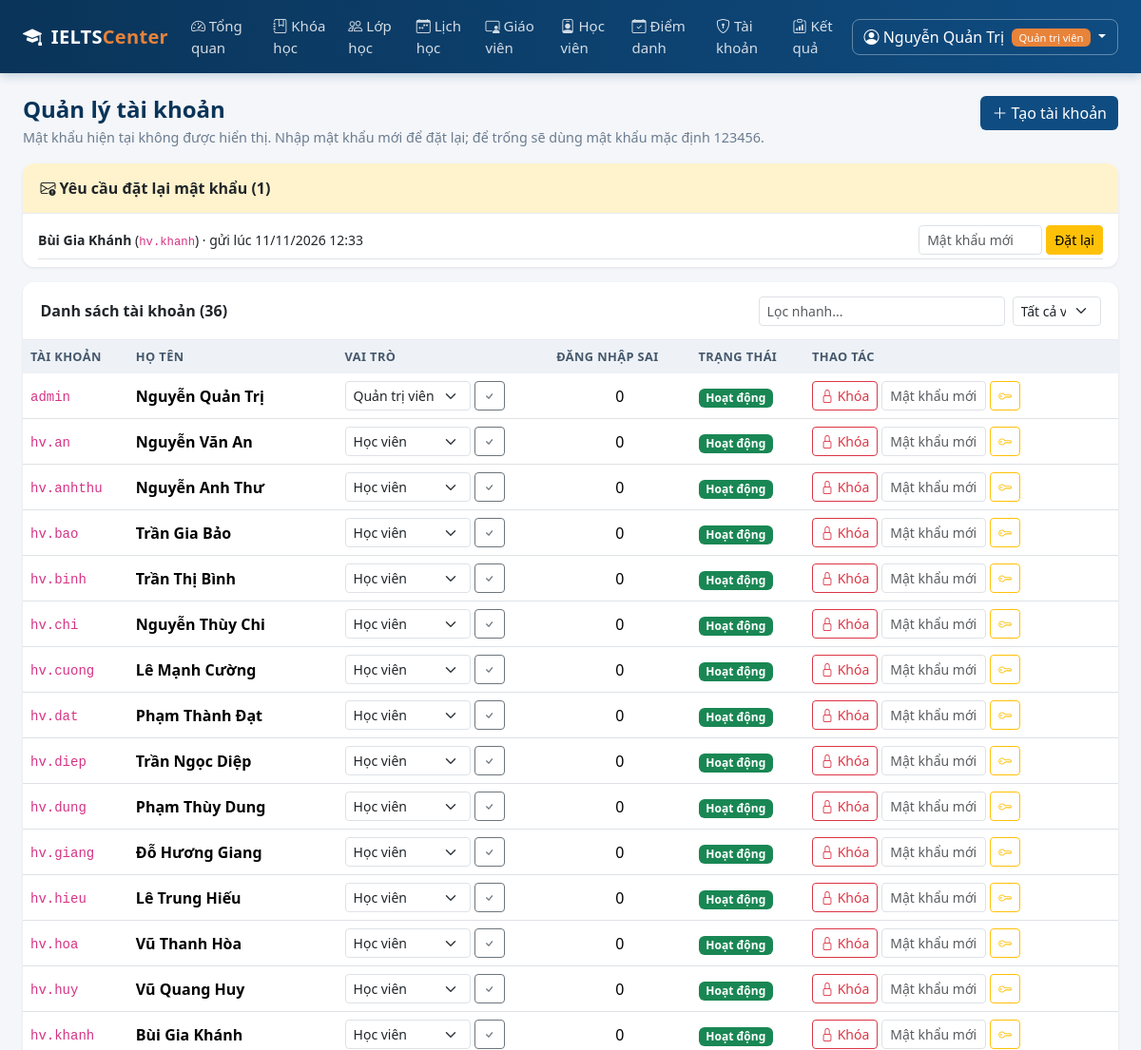
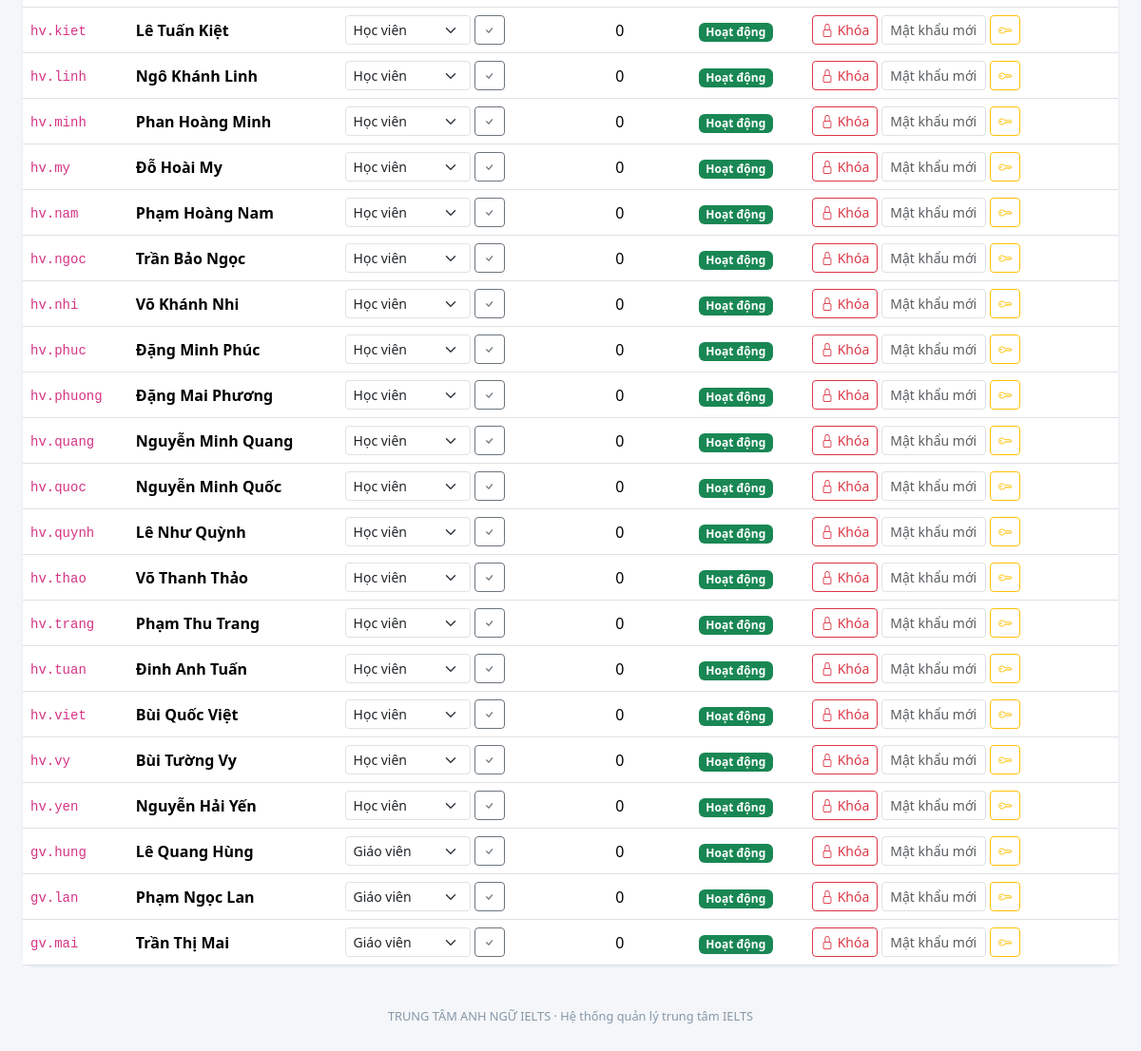
The page /quan-tri/tai-khoan (signed in) on the database its author committed (2 pictures, top to bottom).
### models.py (models this page shows, shortened)
class User(UserMixin, db.Model):
    __tablename__ = "users"
    id = db.Column(db.Integer, primary_key=True)
    username = db.Column(db.String(50), unique=True, nullable=False, index=True)
    password_hash = db.Column(db.String(255), nullable=False)
    role = db.Column(db.String(20), nullable=False, default=ROLE_STUDENT)
    full_name = db.Column(db.String(120), nullable=False)
    email = db.Column(db.String(120))
    phone = db.Column(db.String(20))
    is_locked = db.Column(db.Boolean, default=False, nullable=False)
    failed_logins = db.Column(db.Integer, default=0, nullable=False)
    created_at = db.Column(db.DateTime, default=datetime.now)
    teacher = db.relationship(
        "TeacherProfile", back_populates="user", uselist=False, cascade="all, delete-orphan"
    )
    student = db.relationship(
        "StudentProfile", back_populates="user", uselist=False, cascade="all, delete-orphan"
    )
    @property
    def role_label(self):
        return ROLE_LABELS.get(self.role, self.role)
    @property
    def is_admin(self):
        return self.role == ROLE_ADMIN

class PasswordResetRequest(db.Model):
    __tablename__ = "password_reset_requests"
    id = db.Column(db.Integer, primary_key=True)
    user_id = db.Column(db.Integer, db.ForeignKey("users.id"), nullable=False)
    created_at = db.Column(db.DateTime, default=datetime.now)
    handled = db.Column(db.Boolean, default=False, nullable=False)
    user = db.relationship("User")

### blueprints/admin.py (the view)
@admin_bp.route("/tai-khoan")
def accounts():
    role = request.args.get("role", "")
    query = User.query
    if role:
        query = query.filter_by(role=role)
    resets = (
        PasswordResetRequest.query.filter_by(handled=False)
        .order_by(PasswordResetRequest.created_at.desc())
        .all()
    )
    return render_template(
        "admin/accounts.html",
        users=query.order_by(User.role, User.username).all(),
        role=role,
        role_labels=ROLE_LABELS,
        resets=resets,
    )

### blueprints/admin.py (called while the page is built)
@admin_bp.before_request
@admin_required
def _guard():
    return None

### models.py (called while the page is built)
@login_manager.user_loader
def load_user(user_id):
    return db.session.get(User, int(user_id))

### utils.py (called while the page is built)
def role_required(*roles):
    def decorator(view):
        @wraps(view)
        def wrapper(*args, **kwargs):
            if not current_user.is_authenticated:
                flash("Vui lòng đăng nhập để tiếp tục.", "warning")
                return redirect(url_for("auth.login"))
            if current_user.role not in roles:
                abort(403)
            return view(*args, **kwargs)
        return wrapper
    return decorator

### templates/admin/accounts.html (shortened to what this page needs)
{% extends "base.html" %}
{% block content %}
<div class="d-flex justify-content-between align-items-start mb-3 flex-wrap gap-2">
  <div>
    <h4 class="page-title">Quản lý tài khoản</h4>
    <p class="page-sub mb-0">Mật khẩu hiện tại không được hiển thị. Nhập mật khẩu mới để đặt lại; để trống sẽ dùng mật khẩu mặc định 123456.</p>
  </div>
  <a href="{{ url_for('admin.account_form') }}" class="btn btn-primary" style="background:var(--brand);border:none">
    <i class="bi bi-plus-lg"></i> Tạo tài khoản
  </a>
</div>
{% if resets %}
<div class="card mb-3 border-warning">
  <div class="card-header bg-warning-subtle"><i class="bi bi-envelope-exclamation"></i> Yêu cầu đặt lại mật khẩu ({{ resets|length }})</div>
  <div class="card-body py-2">
    {% for r in resets %}
      <div class="d-flex justify-content-between align-items-center py-1 border-bottom">
        <span class="small">
          <strong>{{ r.user.full_name }}</strong> (<code>{{ r.user.username }}</code>) ·
          gửi lúc {{ r.created_at | datetime_vn }}
        </span>
        <form method="post" action="{{ url_for('admin.account_reset_password', user_id=r.user_id) }}" class="d-flex gap-1"
              data-confirm="Đặt lại mật khẩu cho {{ r.user.username }}?">
          <input name="new_password" class="form-control form-control-sm" placeholder="Mật khẩu mới"
                 title="Để trống sẽ đặt mật khẩu mặc định 123456" style="width:130px">
          <button class="btn btn-sm btn-warning">Đặt lại</button>
        </form>
      </div>
    {% endfor %}
  </div>
</div>
{% endif %}
<div class="card">
  <div class="card-header d-flex justify-content-between align-items-center flex-wrap gap-2">
    <span>Danh sách tài khoản ({{ users|length }})</span>
    <div class="d-flex gap-2">
      <input class="form-control form-control-sm" placeholder="Lọc nhanh..." data-filter-target="#account-table">
      <form method="get">
        <select name="role" class="form-select form-select-sm" onchange="this.form.submit()">
          <option value="">Tất cả vai trò</option>
        </select>
      </form>
    </div>
  </div>
  <div class="table-responsive">
    <table class="table table-hover mb-0" id="account-table">
      <thead>
        <tr><th>Tài khoản</th><th>Họ tên</th><th>Vai trò</th><th>Đăng nhập sai</th>
            <th>Trạng thái</th><th style="width:330px">Thao tác</th></tr>
      </thead>
      <tbody>
      {% for u in users %}
        <tr>
          <td><code>{{ u.username }}</code></td>
          <td class="fw-semibold">{{ u.full_name }}</td>
          <td>
            <form method="post" action="{{ url_for('admin.account_role', user_id=u.id) }}" class="d-flex gap-1">
              <select name="role" class="form-select form-select-sm" style="width:auto">
                {% for key, label in role_labels.items() %}
                  <option value="{{ key }}" {% if u.role == key %}selected{% endif %}>{{ label }}</option>
                {% endfor %}
              </select>
              <button class="btn btn-sm btn-outline-secondary" title="Đổi vai trò"><i class="bi bi-check"></i></button>
            </form>
          </td>
          <td class="text-center">{{ u.failed_logins }}</td>
          <td>
            {% if u.is_locked %}<span class="badge bg-danger">Đang khóa</span>
            {% else %}<span class="badge bg-success">Hoạt động</span>{% endif %}
          </td>
          <td>
            <div class="d-flex gap-1">
              <form method="post" action="{{ url_for('admin.account_lock', user_id=u.id) }}"
                    data-confirm="{{ 'Mở khóa' if u.is_locked else 'Khóa' }} tài khoản {{ u.username }}?">
                <button class="btn btn-sm btn-outline-{{ 'success' if u.is_locked else 'danger' }}">
                  <i class="bi bi-{{ 'unlock' if u.is_locked else 'lock' }}"></i>
                  {{ 'Mở khóa' if u.is_locked else 'Khóa' }}
                </button>
              </form>
              <form method="post" action="{{ url_for('admin.account_reset_password', user_id=u.id) }}" class="d-flex gap-1"
                    data-confirm="Đặt lại mật khẩu cho {{ u.username }}?">
                <input name="new_password" class="form-control form-control-sm" placeholder="Mật khẩu mới"
                       title="Để trống sẽ đặt mật khẩu mặc định 123456" style="width:110px">
                <button class="btn btn-sm btn-outline-warning"><i class="bi bi-key"></i></button>
              </form>
            </div>
          </td>
        </tr>
      {% endfor %}
      </tbody>
    </table>
  </div>
</div>
{% endblock %}

### templates/base.html (shortened to what this page needs)
<!DOCTYPE html>
<html lang="vi">
<head>
  <link href="{{ url_for('static', filename='vendor/bootstrap/bootstrap.min.css') }}" rel="stylesheet">
  <link href="{{ url_for('static', filename='vendor/bootstrap-icons/bootstrap-icons.min.css') }}" rel="stylesheet">
  <link rel="stylesheet" href="{{ url_for('static', filename='css/style.css') }}">
</head>
<body class="{% if not current_user.is_authenticated %}page-auth{% endif %}">
{% if current_user.is_authenticated %}
<nav class="navbar navbar-expand-lg app-navbar sticky-top">
  <div class="container-fluid px-4">
    <a class="navbar-brand" href="{{ url_for('auth.index') }}">
      <i class="bi bi-mortarboard-fill me-1"></i> IELTS<span class="brand-light">Center</span>
    </a>
    <div class="collapse navbar-collapse" id="mainNav">
      <ul class="navbar-nav me-auto">
        {% if current_user.is_admin %}
          <li class="nav-item"><a class="nav-link" href="{{ url_for('admin.dashboard') }}"><i class="bi bi-speedometer2"></i> Tổng quan</a></li>
          <li class="nav-item"><a class="nav-link" href="{{ url_for('admin.courses') }}"><i class="bi bi-journal-bookmark"></i> Khóa học</a></li>
          <li class="nav-item"><a class="nav-link" href="{{ url_for('admin.classes') }}"><i class="bi bi-people"></i> Lớp học</a></li>
          <li class="nav-item"><a class="nav-link" href="{{ url_for('admin.schedule_management') }}"><i class="bi bi-calendar-week"></i> Lịch học</a></li>
          <li class="nav-item"><a class="nav-link" href="{{ url_for('admin.teachers') }}"><i class="bi bi-person-video3"></i> Giáo viên</a></li>
          <li class="nav-item"><a class="nav-link" href="{{ url_for('admin.students') }}"><i class="bi bi-person-badge"></i> Học viên</a></li>
          <li class="nav-item"><a class="nav-link" href="{{ url_for('admin.attendance_report') }}"><i class="bi bi-calendar-check"></i> Điểm danh</a></li>
          <li class="nav-item"><a class="nav-link" href="{{ url_for('admin.accounts') }}"><i class="bi bi-shield-lock"></i> Tài khoản</a></li>
          <li class="nav-item"><a class="nav-link" href="{{ url_for('admin.scores') }}"><i class="bi bi-clipboard-data"></i> Kết quả</a></li>
        {% endif %}
      </ul>
      <div class="dropdown">
        <a class="btn btn-user dropdown-toggle" href="#" data-bs-toggle="dropdown">
          <i class="bi bi-person-circle"></i>
          {{ current_user.full_name }}
          <span class="badge role-badge ms-1">{{ current_user.role_label }}</span>
        </a>
      </div>
    </div>
  </div>
</nav>
{% endif %}
<main class="{% if current_user.is_authenticated %}container-fluid px-4 py-4{% else %}auth-wrapper{% endif %}">
  {% block content %}{% endblock %}
</main>
{% if current_user.is_authenticated %}
<footer class="app-footer">
  {{ CENTER_NAME }} · Hệ thống quản lý trung tâm IELTS
</footer>
{% endif %}
</body>
</html>

### static/css/style.css (style rules this page uses)
:root { --brand: #0f4c81; --brand-dark: #0a3459; --brand-light: #4a90c2; --accent: #e8833a; --surface: #f4f6f9; }
body { background: var(--surface); font-family: "Segoe UI", Roboto, "Helvetica Neue", Arial, sans-serif; color: #23303d; min-height: 100vh; }
.app-navbar { background: linear-gradient(90deg, var(--brand-dark), var(--brand)); box-shadow: 0 2px 10px rgba(15, 76, 129, .25); }
.app-navbar .navbar-brand { color: #fff; font-weight: 700; letter-spacing: .3px; }
.app-navbar .brand-light { color: var(--accent); }
.app-navbar .nav-link { color: rgba(255, 255, 255, .82); font-size: .94rem; padding: .5rem .85rem; border-radius: 6px; }
.btn-user { color: #fff; border: 1px solid rgba(255,255,255,.35); border-radius: 8px; }
.role-badge { background: var(--accent); font-weight: 500; font-size: .7rem; }
.card { border: none; border-radius: 12px; box-shadow: 0 1px 3px rgba(16, 40, 66, .09); }
.card-header { background: #fff; border-bottom: 1px solid #e7ecf2; font-weight: 600; border-radius: 12px 12px 0 0 !important; padding: .9rem 1.15rem; }
.page-title { font-weight: 700; color: var(--brand-dark); margin-bottom: .25rem; }
.page-sub { color: #6b7c8f; font-size: .9rem; }
.table thead th { background: #eef2f7; color: #46586c; font-size: .8rem; text-transform: uppercase; letter-spacing: .4px; border-bottom: none; }
.table td, .table th { vertical-align: middle; }
.app-footer { text-align: center; color: #8797a8; font-size: .8rem; padding: 1.25rem 0 2rem; }

### rows shown on the page
User: full_name "Nguyễn Quản Trị", role_label "Quản trị viên", username "admin", role "Quản trị viên", failed_logins "0", shows "Hoạt động", is_locked "Khóa"
PasswordResetRequest: user.full_name "Bùi Gia Khánh", user.username "hv.khanh", created_at "11/11/2026 12:33"
User: username "hv.an", full_name "Nguyễn Văn An", role "Học viên", failed_logins "0", shows "Hoạt động", is_locked "Khóa"
User: username "hv.anhthu", full_name "Nguyễn Anh Thư", role "Học viên", failed_logins "0", shows "Hoạt động", is_locked "Khóa"
User: username "hv.bao", full_name "Trần Gia Bảo", role "Học viên", failed_logins "0", shows "Hoạt động", is_locked "Khóa"
User: username "hv.binh", full_name "Trần Thị Bình", role "Học viên", failed_logins "0", shows "Hoạt động", is_locked "Khóa"
User: username "hv.chi", full_name "Nguyễn Thùy Chi", role "Học viên", failed_logins "0", shows "Hoạt động", is_locked "Khóa"
User: username "hv.cuong", full_name "Lê Mạnh Cường", role "Học viên", failed_logins "0", shows "Hoạt động", is_locked "Khóa"
User: username "hv.dat", full_name "Phạm Thành Đạt", role "Học viên", failed_logins "0", shows "Hoạt động", is_locked "Khóa"
User: username "hv.diep", full_name "Trần Ngọc Diệp", role "Học viên", failed_logins "0", shows "Hoạt động", is_locked "Khóa"
User: username "hv.dung", full_name "Phạm Thùy Dung", role "Học viên", failed_logins "0", shows "Hoạt động", is_locked "Khóa"
User: username "hv.giang", full_name "Đỗ Hương Giang", role "Học viên", failed_logins "0", shows "Hoạt động", is_locked "Khóa"
User: username "hv.hieu", full_name "Lê Trung Hiếu", role "Học viên", failed_logins "0", shows "Hoạt động", is_locked "Khóa"
User: username "hv.hoa", full_name "Vũ Thanh Hòa", role "Học viên", failed_logins "0", shows "Hoạt động", is_locked "Khóa"
User: username "hv.huy", full_name "Vũ Quang Huy", role "Học viên", failed_logins "0", shows "Hoạt động", is_locked "Khóa"
User: username "hv.khanh", full_name "Bùi Gia Khánh", role "Học viên", failed_logins "0", shows "Hoạt động", is_locked "Khóa"
User: username "hv.kiet", full_name "Lê Tuấn Kiệt", role "Học viên", failed_logins "0", shows "Hoạt động", is_locked "Khóa"
User: username "hv.linh", full_name "Ngô Khánh Linh", role "Học viên", failed_logins "0", shows "Hoạt động", is_locked "Khóa"
User: username "hv.minh", full_name "Phan Hoàng Minh", role "Học viên", failed_logins "0", shows "Hoạt động", is_locked "Khóa"
User: username "hv.my", full_name "Đỗ Hoài My", role "Học viên", failed_logins "0", shows "Hoạt động", is_locked "Khóa"
User: username "hv.nam", full_name "Phạm Hoàng Nam", role "Học viên", failed_logins "0", shows "Hoạt động", is_locked "Khóa"
User: username "hv.ngoc", full_name "Trần Bảo Ngọc", role "Học viên", failed_logins "0", shows "Hoạt động", is_locked "Khóa"
User: username "hv.nhi", full_name "Võ Khánh Nhi", role "Học viên", failed_logins "0", shows "Hoạt động", is_locked "Khóa"
User: username "hv.phuc", full_name "Đặng Minh Phúc", role "Học viên", failed_logins "0", shows "Hoạt động", is_locked "Khóa"
User: username "hv.phuong", full_name "Đặng Mai Phương", role "Học viên", failed_logins "0", shows "Hoạt động", is_locked "Khóa"
User: username "hv.quang", full_name "Nguyễn Minh Quang", role "Học viên", failed_logins "0", shows "Hoạt động", is_locked "Khóa"
User: username "hv.quoc", full_name "Nguyễn Minh Quốc", role "Học viên", failed_logins "0", shows "Hoạt động", is_locked "Khóa"
User: username "hv.quynh", full_name "Lê Như Quỳnh", role "Học viên", failed_logins "0", shows "Hoạt động", is_locked "Khóa"
User: username "hv.thao", full_name "Võ Thanh Thảo", role "Học viên", failed_logins "0", shows "Hoạt động", is_locked "Khóa"
User: username "hv.trang", full_name "Phạm Thu Trang", role "Học viên", failed_logins "0", shows "Hoạt động", is_locked "Khóa"
User: username "hv.tuan", full_name "Đinh Anh Tuấn", role "Học viên", failed_logins "0", shows "Hoạt động", is_locked "Khóa"
User: username "hv.viet", full_name "Bùi Quốc Việt", role "Học viên", failed_logins "0", shows "Hoạt động", is_locked "Khóa"
User: username "hv.vy", full_name "Bùi Tường Vy", role "Học viên", failed_logins "0", shows "Hoạt động", is_locked "Khóa"
User: username "hv.yen", full_name "Nguyễn Hải Yến", role "Học viên", failed_logins "0", shows "Hoạt động", is_locked "Khóa"
User: username "gv.hung", full_name "Lê Quang Hùng", role "Giáo viên", failed_logins "0", shows "Hoạt động", is_locked "Khóa"
User: username "gv.lan", full_name "Phạm Ngọc Lan", role "Giáo viên", failed_logins "0", shows "Hoạt động", is_locked "Khóa"
User: username "gv.mai", full_name "Trần Thị Mai", role "Giáo viên", failed_logins "0", shows "Hoạt động", is_locked "Khóa"

### other values the page prints
{{ resets|length }} "1"
{{ users|length }} "36"
{{ CENTER_NAME }} "TRUNG TÂM ANH NGỮ IELTS"
